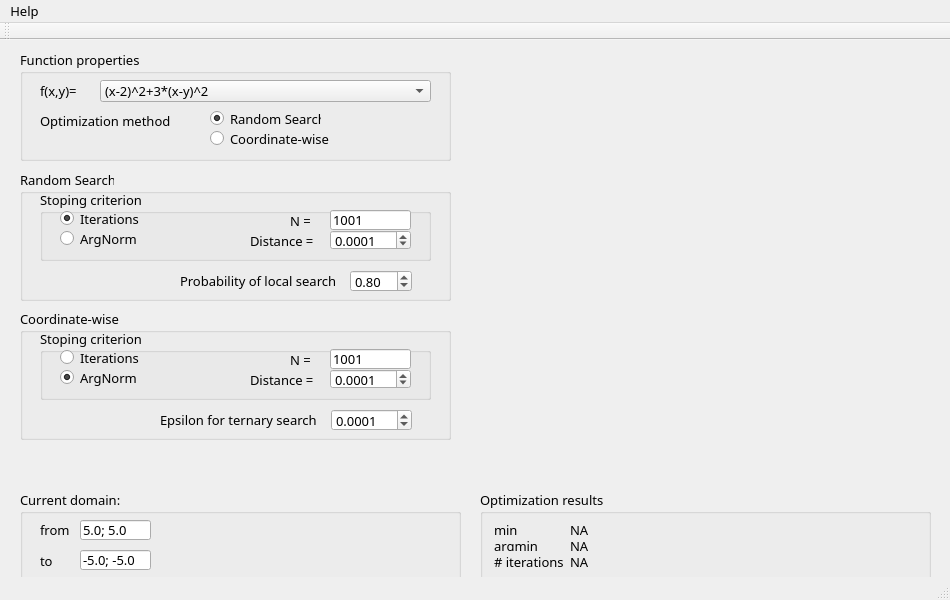
<?xml version="1.0" encoding="UTF-8"?>
<ui version="4.0">
 <class>MainWindow</class>
 <widget class="QMainWindow" name="MainWindow">
  <property name="geometry">
   <rect>
    <x>0</x>
    <y>0</y>
    <width>950</width>
    <height>600</height>
   </rect>
  </property>
  <property name="minimumSize">
   <size>
    <width>950</width>
    <height>600</height>
   </size>
  </property>
  <property name="maximumSize">
   <size>
    <width>950</width>
    <height>600</height>
   </size>
  </property>
  <property name="font">
   <font>
    <family>Trebuchet MS</family>
    <pointsize>10</pointsize>
   </font>
  </property>
  <property name="cursor">
   <cursorShape>ArrowCursor</cursorShape>
  </property>
  <property name="windowTitle">
   <string>Optimization</string>
  </property>
  <widget class="QWidget" name="centralWidget">
   <widget class="QWidget" name="gridLayoutWidget">
    <property name="geometry">
     <rect>
      <x>480</x>
      <y>20</y>
      <width>451</width>
      <height>421</height>
     </rect>
    </property>
    <layout class="QGridLayout" name="LayoutMain"/>
   </widget>
   <widget class="QGroupBox" name="BoxRS">
    <property name="geometry">
     <rect>
      <x>20</x>
      <y>130</y>
      <width>431</width>
      <height>131</height>
     </rect>
    </property>
    <property name="title">
     <string>Random Search</string>
    </property>
    <widget class="QLabel" name="label_3">
     <property name="geometry">
      <rect>
       <x>160</x>
       <y>100</y>
       <width>171</width>
       <height>21</height>
      </rect>
     </property>
     <property name="text">
      <string>Probability of local search</string>
     </property>
    </widget>
    <widget class="QDoubleSpinBox" name="RSprob">
     <property name="geometry">
      <rect>
       <x>330</x>
       <y>100</y>
       <width>62</width>
       <height>22</height>
      </rect>
     </property>
     <property name="maximum">
      <double>1.000000000000000</double>
     </property>
     <property name="singleStep">
      <double>0.010000000000000</double>
     </property>
     <property name="value">
      <double>0.800000000000000</double>
     </property>
    </widget>
    <widget class="QGroupBox" name="groupBox_2">
     <property name="geometry">
      <rect>
       <x>20</x>
       <y>20</y>
       <width>391</width>
       <height>71</height>
      </rect>
     </property>
     <property name="title">
      <string>Stoping criterion</string>
     </property>
     <widget class="QRadioButton" name="radioButtonRS_iter">
      <property name="geometry">
       <rect>
        <x>20</x>
        <y>20</y>
        <width>141</width>
        <height>17</height>
       </rect>
      </property>
      <property name="text">
       <string>Iterations</string>
      </property>
      <property name="checked">
       <bool>true</bool>
      </property>
     </widget>
     <widget class="QRadioButton" name="radioButtonRS_argnorm">
      <property name="geometry">
       <rect>
        <x>20</x>
        <y>40</y>
        <width>121</width>
        <height>17</height>
       </rect>
      </property>
      <property name="text">
       <string>ArgNorm</string>
      </property>
     </widget>
     <widget class="QLineEdit" name="MaxCounter">
      <property name="geometry">
       <rect>
        <x>290</x>
        <y>20</y>
        <width>81</width>
        <height>20</height>
       </rect>
      </property>
      <property name="whatsThis">
       <string>Максимальное значение счетчика или числа неудач</string>
      </property>
      <property name="inputMethodHints">
       <set>Qt::ImhNone</set>
      </property>
      <property name="text">
       <string>1001</string>
      </property>
      <property name="maxLength">
       <number>32765</number>
      </property>
      <property name="placeholderText">
       <string>1000</string>
      </property>
     </widget>
     <widget class="QLabel" name="label_7">
      <property name="geometry">
       <rect>
        <x>250</x>
        <y>20</y>
        <width>31</width>
        <height>21</height>
       </rect>
      </property>
      <property name="text">
       <string>N = </string>
      </property>
     </widget>
     <widget class="QLabel" name="label_6">
      <property name="geometry">
       <rect>
        <x>210</x>
        <y>40</y>
        <width>71</width>
        <height>21</height>
       </rect>
      </property>
      <property name="text">
       <string>Distance = </string>
      </property>
     </widget>
     <widget class="QDoubleSpinBox" name="MinDist">
      <property name="geometry">
       <rect>
        <x>290</x>
        <y>40</y>
        <width>81</width>
        <height>20</height>
       </rect>
      </property>
      <property name="decimals">
       <number>4</number>
      </property>
      <property name="minimum">
       <double>0.000000000000000</double>
      </property>
      <property name="maximum">
       <double>1.000000000000000</double>
      </property>
      <property name="singleStep">
       <double>0.000001000000000</double>
      </property>
      <property name="value">
       <double>0.000100000000000</double>
      </property>
     </widget>
    </widget>
   </widget>
   <widget class="QGroupBox" name="BoxFunc">
    <property name="geometry">
     <rect>
      <x>20</x>
      <y>10</y>
      <width>431</width>
      <height>111</height>
     </rect>
    </property>
    <property name="title">
     <string>Function properties</string>
    </property>
    <widget class="QComboBox" name="comboBoxFunc">
     <property name="geometry">
      <rect>
       <x>80</x>
       <y>30</y>
       <width>331</width>
       <height>22</height>
      </rect>
     </property>
     <property name="maxVisibleItems">
      <number>9</number>
     </property>
     <property name="maxCount">
      <number>3</number>
     </property>
     <item>
      <property name="text">
       <string>(x-2)^2+3*(x-y)^2</string>
      </property>
     </item>
     <item>
      <property name="text">
       <string>(x^2+y-11)^2 + (x+y^2-7)^2</string>
      </property>
     </item>
     <item>
      <property name="text">
       <string>sin^2(3*π*x)+(x-1)^2(1+sin^2(3*π*y))+ (y-1)^2(1+sin^2(2*π*y))</string>
      </property>
     </item>
    </widget>
    <widget class="QRadioButton" name="radioButtonRS">
     <property name="geometry">
      <rect>
       <x>190</x>
       <y>60</y>
       <width>111</width>
       <height>17</height>
      </rect>
     </property>
     <property name="text">
      <string>Random Search</string>
     </property>
     <property name="checked">
      <bool>true</bool>
     </property>
    </widget>
    <widget class="QRadioButton" name="radioButtonCW">
     <property name="geometry">
      <rect>
       <x>190</x>
       <y>80</y>
       <width>151</width>
       <height>17</height>
      </rect>
     </property>
     <property name="text">
      <string>Coordinate-wise</string>
     </property>
    </widget>
    <widget class="QLabel" name="label">
     <property name="geometry">
      <rect>
       <x>20</x>
       <y>30</y>
       <width>47</width>
       <height>21</height>
      </rect>
     </property>
     <property name="text">
      <string>f(x,y)=</string>
     </property>
    </widget>
    <widget class="QLabel" name="label_2">
     <property name="geometry">
      <rect>
       <x>20</x>
       <y>60</y>
       <width>131</width>
       <height>21</height>
      </rect>
     </property>
     <property name="text">
      <string>Optimization method:</string>
     </property>
    </widget>
   </widget>
   <widget class="QGroupBox" name="groupBox">
    <property name="geometry">
     <rect>
      <x>20</x>
      <y>450</y>
      <width>441</width>
      <height>91</height>
     </rect>
    </property>
    <property name="title">
     <string>Current domain:</string>
    </property>
    <widget class="QLineEdit" name="DomainFrom">
     <property name="geometry">
      <rect>
       <x>60</x>
       <y>30</y>
       <width>71</width>
       <height>20</height>
      </rect>
     </property>
     <property name="text">
      <string>5.0; 5.0</string>
     </property>
     <property name="readOnly">
      <bool>true</bool>
     </property>
    </widget>
    <widget class="QLineEdit" name="DomainTo">
     <property name="geometry">
      <rect>
       <x>60</x>
       <y>60</y>
       <width>71</width>
       <height>20</height>
      </rect>
     </property>
     <property name="text">
      <string>-5.0; -5.0</string>
     </property>
     <property name="readOnly">
      <bool>true</bool>
     </property>
    </widget>
    <widget class="QLabel" name="label_16">
     <property name="geometry">
      <rect>
       <x>20</x>
       <y>30</y>
       <width>31</width>
       <height>20</height>
      </rect>
     </property>
     <property name="text">
      <string>from</string>
     </property>
    </widget>
    <widget class="QLabel" name="label_17">
     <property name="geometry">
      <rect>
       <x>20</x>
       <y>60</y>
       <width>21</width>
       <height>21</height>
      </rect>
     </property>
     <property name="text">
      <string>to</string>
     </property>
    </widget>
   </widget>
   <widget class="QGroupBox" name="groupBox_3">
    <property name="geometry">
     <rect>
      <x>20</x>
      <y>269</y>
      <width>431</width>
      <height>131</height>
     </rect>
    </property>
    <property name="title">
     <string>Coordinate-wise</string>
    </property>
    <widget class="QGroupBox" name="groupBox_5">
     <property name="geometry">
      <rect>
       <x>20</x>
       <y>20</y>
       <width>391</width>
       <height>71</height>
      </rect>
     </property>
     <property name="title">
      <string>Stoping criterion</string>
     </property>
     <widget class="QRadioButton" name="radioButtonCW_iter">
      <property name="geometry">
       <rect>
        <x>20</x>
        <y>20</y>
        <width>141</width>
        <height>17</height>
       </rect>
      </property>
      <property name="text">
       <string>Iterations</string>
      </property>
      <property name="checked">
       <bool>false</bool>
      </property>
     </widget>
     <widget class="QRadioButton" name="radioButtonCW_argnorm">
      <property name="geometry">
       <rect>
        <x>20</x>
        <y>40</y>
        <width>121</width>
        <height>17</height>
       </rect>
      </property>
      <property name="text">
       <string>ArgNorm</string>
      </property>
      <property name="checked">
       <bool>true</bool>
      </property>
     </widget>
     <widget class="QLineEdit" name="MaxCounter_2">
      <property name="geometry">
       <rect>
        <x>290</x>
        <y>20</y>
        <width>81</width>
        <height>20</height>
       </rect>
      </property>
      <property name="whatsThis">
       <string>Максимальное значение счетчика или числа неудач</string>
      </property>
      <property name="inputMethodHints">
       <set>Qt::ImhNone</set>
      </property>
      <property name="text">
       <string>1001</string>
      </property>
      <property name="maxLength">
       <number>32765</number>
      </property>
      <property name="placeholderText">
       <string>1000</string>
      </property>
     </widget>
     <widget class="QLabel" name="label_11">
      <property name="geometry">
       <rect>
        <x>250</x>
        <y>20</y>
        <width>31</width>
        <height>21</height>
       </rect>
      </property>
      <property name="text">
       <string>N = </string>
      </property>
     </widget>
     <widget class="QLabel" name="label_12">
      <property name="geometry">
       <rect>
        <x>210</x>
        <y>40</y>
        <width>71</width>
        <height>21</height>
       </rect>
      </property>
      <property name="text">
       <string>Distance = </string>
      </property>
     </widget>
     <widget class="QDoubleSpinBox" name="MinDist_2">
      <property name="geometry">
       <rect>
        <x>290</x>
        <y>40</y>
        <width>81</width>
        <height>20</height>
       </rect>
      </property>
      <property name="decimals">
       <number>4</number>
      </property>
      <property name="maximum">
       <double>1.000000000000000</double>
      </property>
      <property name="singleStep">
       <double>0.000001000000000</double>
      </property>
      <property name="value">
       <double>0.000100000000000</double>
      </property>
     </widget>
    </widget>
    <widget class="QLabel" name="label_4">
     <property name="geometry">
      <rect>
       <x>140</x>
       <y>100</y>
       <width>171</width>
       <height>21</height>
      </rect>
     </property>
     <property name="text">
      <string>Epsilon for ternary search</string>
     </property>
    </widget>
    <widget class="QDoubleSpinBox" name="CWepsilon">
     <property name="geometry">
      <rect>
       <x>311</x>
       <y>100</y>
       <width>81</width>
       <height>22</height>
      </rect>
     </property>
     <property name="decimals">
      <number>4</number>
     </property>
     <property name="maximum">
      <double>1.000000000000000</double>
     </property>
     <property name="singleStep">
      <double>0.010000000000000</double>
     </property>
     <property name="value">
      <double>0.000100000000000</double>
     </property>
    </widget>
   </widget>
   <widget class="QGroupBox" name="groupBox_4">
    <property name="geometry">
     <rect>
      <x>480</x>
      <y>450</y>
      <width>451</width>
      <height>91</height>
     </rect>
    </property>
    <property name="title">
     <string>Optimization results</string>
    </property>
    <layout class="QFormLayout" name="formLayout_3">
     <item row="0" column="0">
      <widget class="QLabel" name="label_8">
       <property name="text">
        <string>min</string>
       </property>
      </widget>
     </item>
     <item row="0" column="1">
      <widget class="QLabel" name="lab_min">
       <property name="text">
        <string>NA</string>
       </property>
      </widget>
     </item>
     <item row="1" column="0">
      <widget class="QLabel" name="label_9">
       <property name="text">
        <string>argmin</string>
       </property>
      </widget>
     </item>
     <item row="1" column="1">
      <widget class="QLabel" name="lab_argmin">
       <property name="text">
        <string>NA</string>
       </property>
      </widget>
     </item>
     <item row="2" column="0">
      <widget class="QLabel" name="label_10">
       <property name="text">
        <string># iterations</string>
       </property>
      </widget>
     </item>
     <item row="2" column="1">
      <widget class="QLabel" name="lab_n_iter">
       <property name="text">
        <string>NA</string>
       </property>
      </widget>
     </item>
    </layout>
   </widget>
   <zorder>gridLayoutWidget</zorder>
   <zorder>BoxRS</zorder>
   <zorder>BoxFunc</zorder>
   <zorder>groupBox</zorder>
   <zorder>groupBox_3</zorder>
   <zorder>groupBox_4</zorder>
   <zorder>DomainFrom</zorder>
   <zorder>label_16</zorder>
  </widget>
  <widget class="QMenuBar" name="menuBar">
   <property name="geometry">
    <rect>
     <x>0</x>
     <y>0</y>
     <width>950</width>
     <height>24</height>
    </rect>
   </property>
   <widget class="QMenu" name="menuAbout">
    <property name="contextMenuPolicy">
     <enum>Qt::ActionsContextMenu</enum>
    </property>
    <property name="tearOffEnabled">
     <bool>false</bool>
    </property>
    <property name="title">
     <string>Help</string>
    </property>
    <addaction name="actionAbout"/>
   </widget>
   <addaction name="menuAbout"/>
  </widget>
  <widget class="QToolBar" name="mainToolBar">
   <attribute name="toolBarArea">
    <enum>TopToolBarArea</enum>
   </attribute>
   <attribute name="toolBarBreak">
    <bool>false</bool>
   </attribute>
  </widget>
  <widget class="QStatusBar" name="statusBar"/>
  <action name="actionAbout">
   <property name="text">
    <string>About</string>
   </property>
  </action>
 </widget>
 <layoutdefault spacing="6" margin="11"/>
 <resources/>
 <connections/>
</ui>
